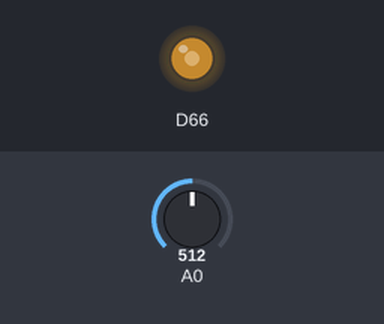
Recording of a sketch running on a simulated Arduino Due. Shown: output pins drawn as LEDs (lit = HIGH). The inputs (shaded band) are chosen by the test bench; at power-on: A0 = 512 (analog values on the 0–1023 scale).

Above: at 1.2 s.
1.3 s: A0 set to 716
At 1.9 s:
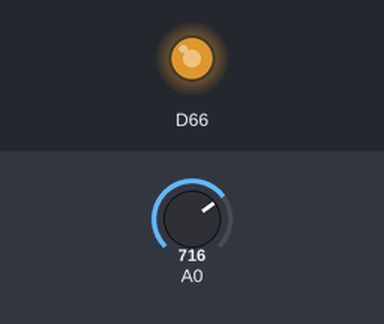
2.8 s: A0 set to 900
At 4.0 s:
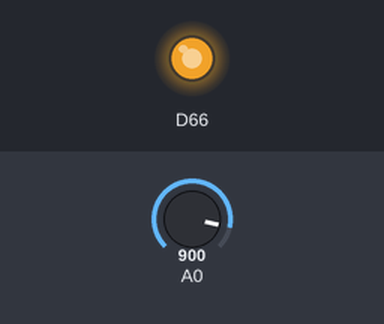
4.3 s: A0 set to 122
At 5.4 s:
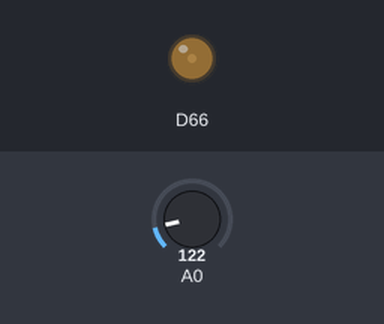
5.8 s: A0 set to 0
At 6.5 s:
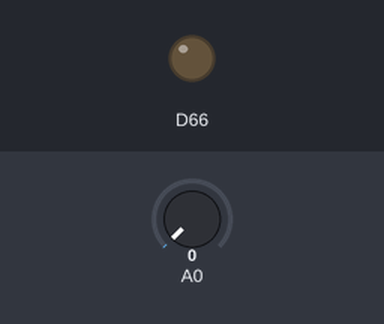
7.3 s: A0 set to 511
At 7.6 s:
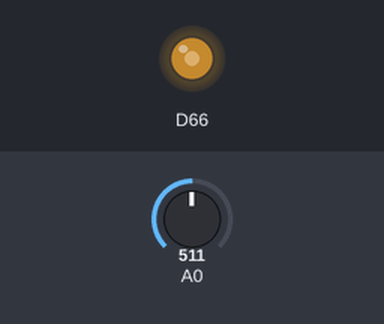
Timing chart, 0 to 9.8 s (numbered marks = the images above; inputs shaded):
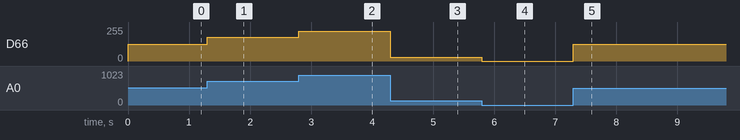

Measured:
- after the input at 1.3 s, D66: 127/255 → 178/255 at once
- after the input at 2.8 s, D66: 178/255 → 224/255 at once
- after the input at 4.3 s, D66: 224/255 → 30/255 at once
- after the input at 5.8 s, D66: 30/255 → 0/255 at once
- after the input at 7.3 s, D66: 0/255 → 127/255 at once

The sketch:

sketch_feb18a.ino
```cpp
//create a simple light dimmer with adc and dac peripherals
int state=0;
void setup() {
  // put your setup code here, to run once:
  pinMode(DAC0,OUTPUT);
  pinMode(A0, INPUT);

}

void loop() {
  // put your main code here, to run repeatedly:
  analogReadResolution(12);
  state=analogRead(A0);

  analogWriteResolution(12);
  analogWrite(DAC0, state);


}
```
